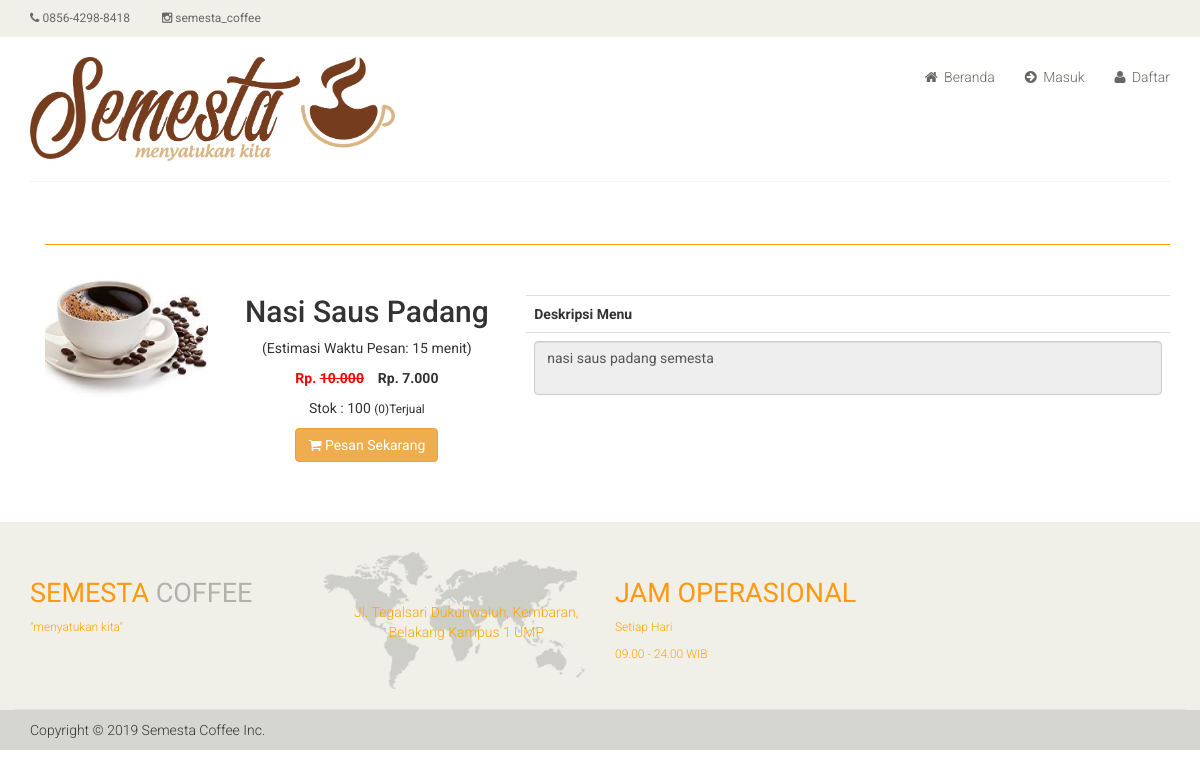
The app's page /?i=detail-barang&id=37 with its own data.
### tables this page shows
CREATE TABLE `m_barang` (
  `brg_id` int(11) NOT NULL,
  `judul` varchar(100) NOT NULL,
  `estimasi_menu` varchar(255) NOT NULL,
  `stok` int(11) NOT NULL,
  `jenis_id` int(11) DEFAULT NULL,
  `kategori_id` int(11) NOT NULL,
  `harga_beli` int(11) NOT NULL,
  `harga_jual` int(11) NOT NULL,
  `jml_terjual` int(11) NOT NULL,
  `diskon` double(8,2) NOT NULL,
  `image` varchar(100) NOT NULL,
  `deskripsi` varchar(1000) NOT NULL
);

### dtl_barang.php (the view, shortened to what this page needs)
<section>
	<div class="container">
		<div class="row">
			<?php
			$sbuku = mysqli_query($koneksi, "SELECT * FROM m_barang a
								  			 LEFT OUTER JOIN l_kategori b on a.kategori_id = b.kategori_id WHERE brg_id = '$_GET[id]'");
			$hbuku = mysqli_fetch_array($sbuku);
			?>
			<div class="col-sm-12 padding-right">
				<div class="category-tab">
					<div class="col-sm-12">
						<ul class="nav nav-tabs">
						</ul>
					</div>
					<div class="tab-content">
						<div class="tab-pane fade active in">
							<div class="col-sm-2">
								<div class="">
									<div class="single-products">
										<div class="productinfo text-right">
											<img class="img img-responsive" src="<?php echo md5('admin') ?>/dist/img/buku/<?php echo $hbuku['image'] ?>" alt="" style="align-content: center;" />
										</div>
									</div>
								</div>
							</div>
							<div class="col-sm-3">
								<div class="">
									<div class="single-products">
										<div class="text-center">
											<h2><?php echo $hbuku['judul'] ?></h2>
											<p>(Estimasi Waktu Pesan: <?php echo $hbuku['estimasi_menu'] ?> menit)</p>
											<?php
											$diskon = $hbuku['diskon'] / 100;
											if ($diskon > 0) {
												$harga = $hbuku['harga_jual'] * $diskon;
												$hrg = $hbuku['harga_jual'] - $harga;
												?>
												<font style="color:red"><b>Rp. <strike><?php echo number_format($hbuku['harga_jual'], 0, ",", ".") ?></strike></b></font>
												<font>&nbsp;&nbsp;</font>
												<font><b> Rp. <?php echo number_format($hrg, 0, ",", ".") ?></b></font>
											<?php
											} else {
												?>
												<p><b>Rp. <?php echo number_format($hbuku['harga_jual'], 0, ",", ".") ?></b></p>
											<?php
											}
											?>
											<p>Stok : <?php echo $hbuku['stok'] ?> <small>(<?php echo $hbuku['jml_terjual'] ?>)Terjual</small></p>
											<a href="?i=<?php echo md5('beli') ?>&id=<?php echo $hbuku['brg_id'] ?>" class="btn btn-warning" <?php if ($hbuku['stok'] == 0) {
																																					echo "disabled";
																																				} else {
																																					echo "";
																																				} ?>><i class="fa fa-shopping-cart"></i>
												<?php if ($hbuku['stok'] == 0) {
													echo "Menu Habis";
												} else {
													echo "Pesan Sekarang";
												} ?> </a>
										</div><br />
									</div>
								</div>
							</div>
							<div class="col-sm-7">
								<div class="">
									<div class="single-products">
										<div class="table-responsive">
											<table class="table">
												<tr>
													<th>Deskripsi Menu</th>
												</tr>
												<tr>
													<td>
														<textarea class="form-control" readonly><?php echo $hbuku['deskripsi'] ?></textarea>
													</td>
												</tr>
											</table>
										</div>
									</div>
								</div>
							</div>
						</div>
					</div>
				</div>
			</div>
		</div>
	</div>
</section><br /><br />

### css/main.css (style rules this page uses)
body { font-family: 'Roboto', sans-serif; background:; position: relative; font-weight:400px; }
a { -webkit-transition: 300ms; -moz-transition: 300ms; -o-transition: 300ms; transition: 300ms; }
h1, h2, h3, h4, h5, h6 { font-family: 'Roboto', sans-serif; }
.padding-right { padding-right: 0; }
.single-products { position: relative; }
.productinfo img { width: 100%; }
.productinfo { position:relative; }
.category-tab { overflow: hidden; }
.category-tab ul { background: #40403E; border-bottom: 1px solid #FE980F; list-style: none outside none; margin: 0 0 30px; padding: 0; width: 100%; }
.user_info input, select, textarea { background: #F0F0E9; border:0; color: #696763; padding: 5px; width: 100%; border-radius: 0; resize: none }

### records on screen
m_barang: image (picture), judul "Nasi Saus Padang", estimasi_menu "15", harga_jual "10.000", hrg "7.000", stok "100", jml_terjual "0", deskripsi "nasi saus padang semesta"
